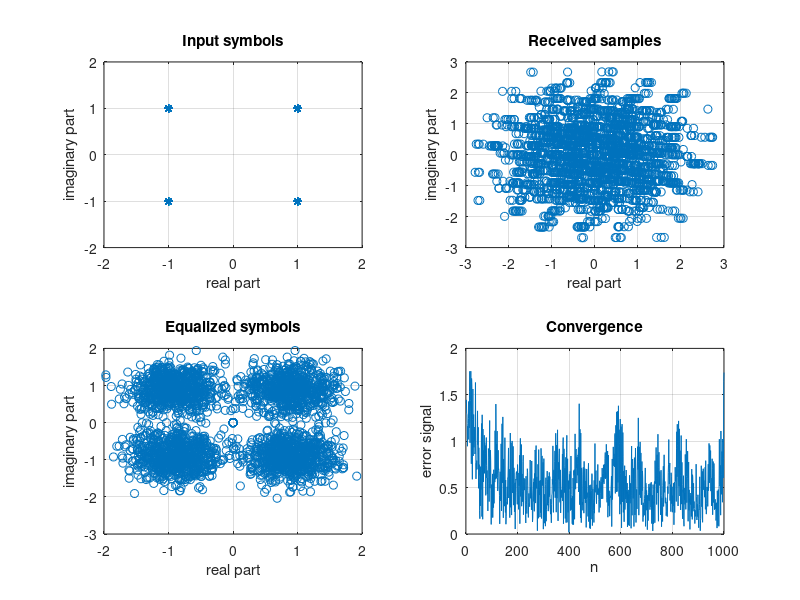

This chart was generated by the following MATLAB code:
clear all;
close all;
clc;
rng(42);
T=1000;    % number of training samples


N=3e3;    % number of data samples
SNRdB=25;     % SNR in dB value
L=20; % length for smoothing(L+1)
ChL=5;  % length of the channel(ChL+1)
mu = 0.01;  % Step size of the LMS algorithm
%SERlist = zeros(size(0.03:0.001:0.05));
ath = 1;
%for mu=0.03:0.001:0.05
    



%% Training phase
% QPSK symbols to transmit
d=round(rand(1,T))*2-1;  
d=d+1i*(round(rand(1,T))*2-1);

% Channel 
Ch=randn(1,ceil(ChL/2))+1i*randn(1,ceil(ChL/2));
Ch=[Ch Ch(end-1:-1:1)];
Ch=Ch/norm(Ch);
 

% signal filtered by channel
x= filter(Ch,1,d); 


% Noise
v=randn(1,T);  
v=v/norm(v)*10^(-SNRdB/20)*norm(x);

% Received signal
u=x+v;                          

%%%%%%%%%%%%%% WRITE LMS ALGORITHM FOR EQUALIZATION HERE %%%%%%%%%%%%%%%%%%
EqD= round((L+ChL)/2); %delay of input desired response

% Initialize filter coefficients
w_hat = zeros(L, 1);

% Initialize error signal
e = zeros(T, 1);
u  = [zeros(1,EqD) u zeros(1,L) ];

for n=1:T
    un= transpose(u(n+L-1:-1:n));
    e(n) = d(n)-w_hat'*un;

    w_hat = w_hat + mu*un*e(n)';
end

tapInputs = un;

%% Transmission phase
d=round(rand(1,N))*2-1;  
d=d+1i*(round(rand(1,N))*2-1);

% signal filtered by FIR delay line channel
x= filter(Ch,1,d);

% Noise
v=randn(1,N);  
v=v/norm(v)*10^(-SNRdB/20)*norm(x);

% Received signal
u=x+v;  


%%%% Add proper padding (zeros) to u %%%%%%%%



Un=zeros(L,N);% Un is the matrix such that n-th column 
               % corresponds to vector:
               % u(n) = [u(n) u(n-1) ... u(n-L+1)] 
for n=1:N-L
    Un(:,n) = flip(transpose(u(n:n+L-1))); 
end

sb=w_hat'*Un;   % recieved symbol estimation where w_hat is LMS filter in training

%SER(decision part)
sb1=sb/norm(w_hat);  % normalize the output
sb1=sign(real(sb1))+1i*sign(imag(sb1));  %symbol detection
sb2=sb1-d(1:length(sb1));  % error detection
SER=length(find(sb2~=0))/length(sb2); %  SER calculation
disp(SER);
disp(ath);
SERlist(ath) = SER;
ath = ath +1 ;
%end

% plot of transmitted symbols
    subplot(2,2,1), 
    plot(d,'*');   
    grid,title('Input symbols');  xlabel('real part'),ylabel('imaginary part')
    axis([-2 2 -2 2])
    
% plot of received symbols
    subplot(2,2,2),
    plot(u,'o');
    grid, title('Received samples');  xlabel('real part'), ylabel('imaginary part')

% plots of the equalized symbols    
    subplot(2,2,3),
    plot(sb,'o');   
    grid, title('Equalized symbols'), xlabel('real part'), ylabel('imaginary part')

% convergence of LMS algorithm
    subplot(2,2,4),
    plot(abs(e));   % e is estimation error in LMS algorithm
    grid, title('Convergence'), xlabel('n'), ylabel('error signal')
   